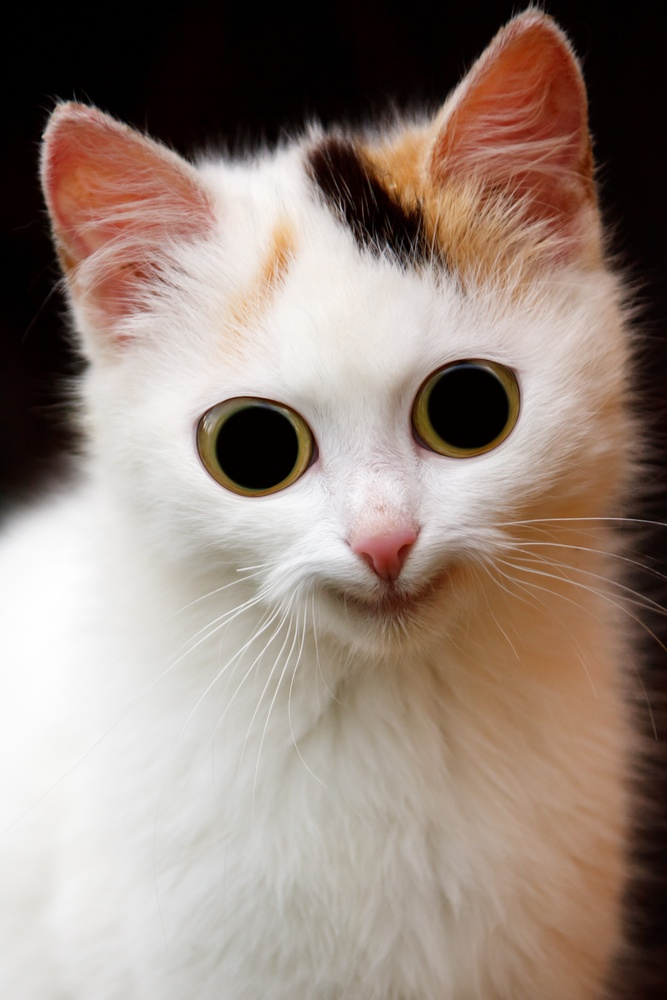
#> input picture LR1/source/funny.jpg, 667 x 1000 px, shrunk from 2878 x 4318 before the run
$ python task2.py
#> lines starting #> are read from the running program, lines starting #| are printed output that depends on the picture
import cv2

img1 = cv2.imread(r'./source/funny.jpg',cv2.IMREAD_GRAYSCALE)
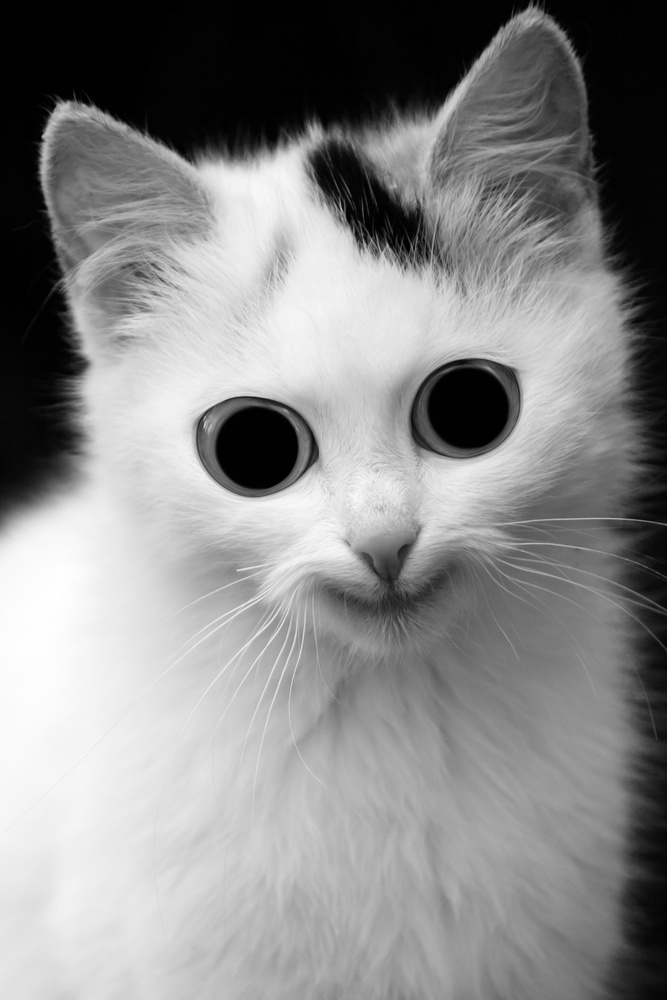
#> img1: shape (1000, 667); min 0, max 255, mean 137
img2 = cv2.imread(r'./source/funny.png',cv2.IMREAD_REDUCED_COLOR_8)
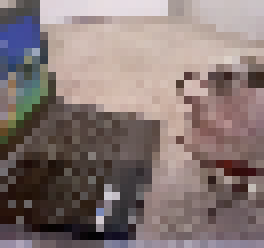
#> input picture LR1/source/funny.png, 33 x 31 px, shrunk from 1154 x 1094 before the run (shown 8 times larger)
#> img2 is the input picture: shape (31, 33, 3); mean B, G, R 116.2, 118.5, 133.5
img3 = cv2.imread(r'./source/funny.bmp',cv2.IMREAD_ANYDEPTH)
cv2.namedWindow('funny1', cv2.WINDOW_NORMAL)
cv2.namedWindow('funny2', cv2.WINDOW_NORMAL)
cv2.namedWindow('funny3', cv2.WINDOW_NORMAL)
cv2.imshow('funny1',img1)
cv2.imshow('funny2', img2)
cv2.imshow('funny3', img3)
cv2.waitKey(0)
cv2.destroyAllWindows()
